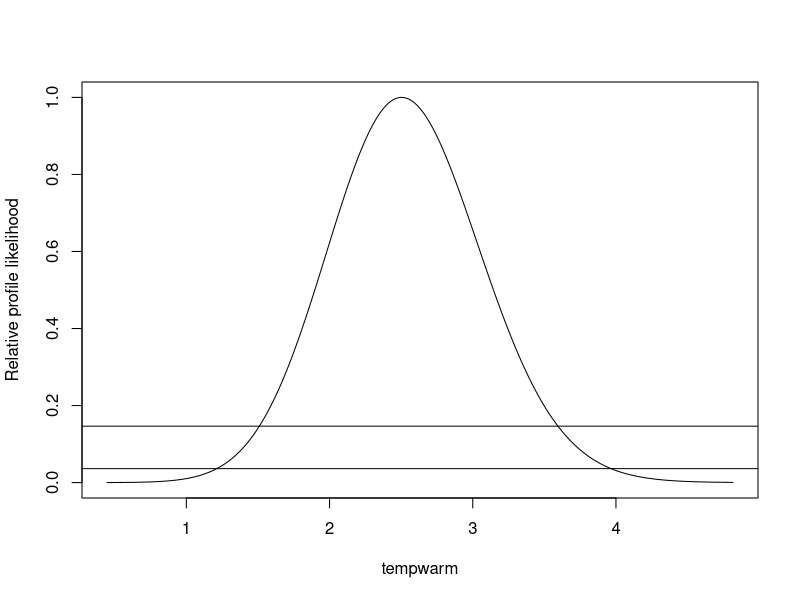
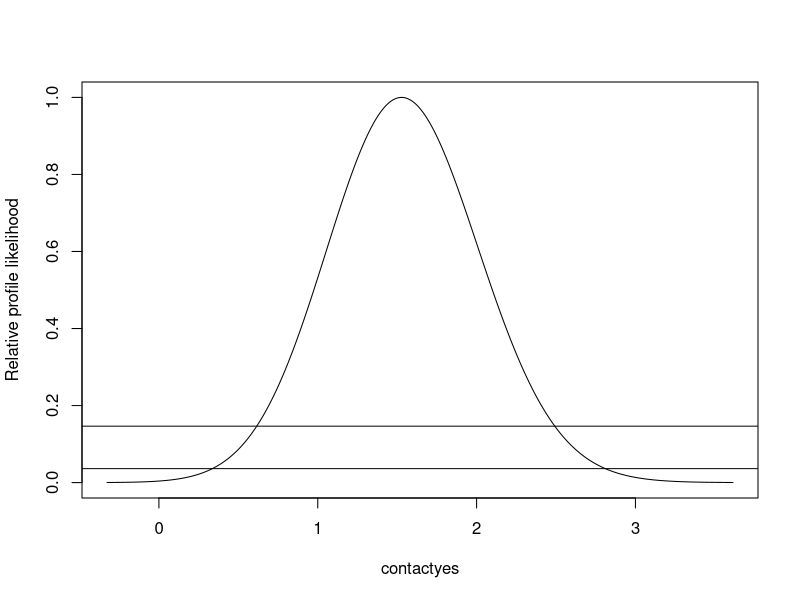
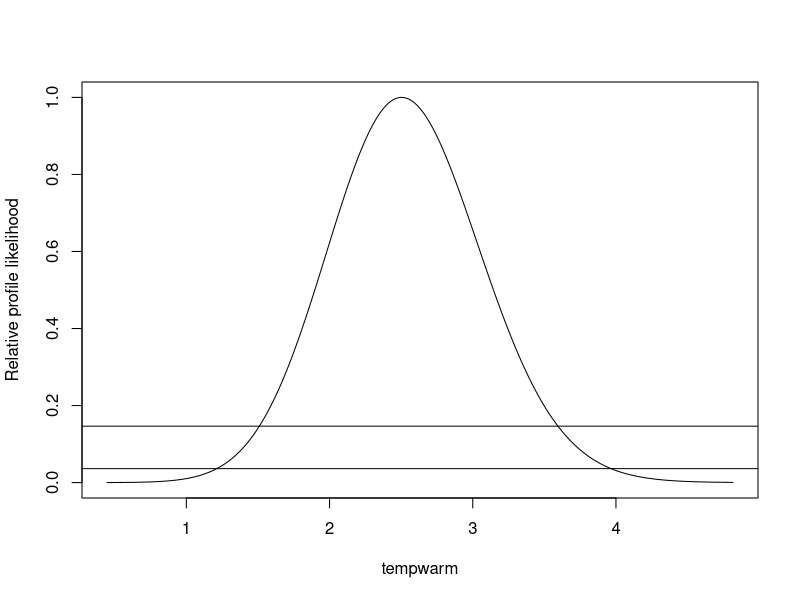
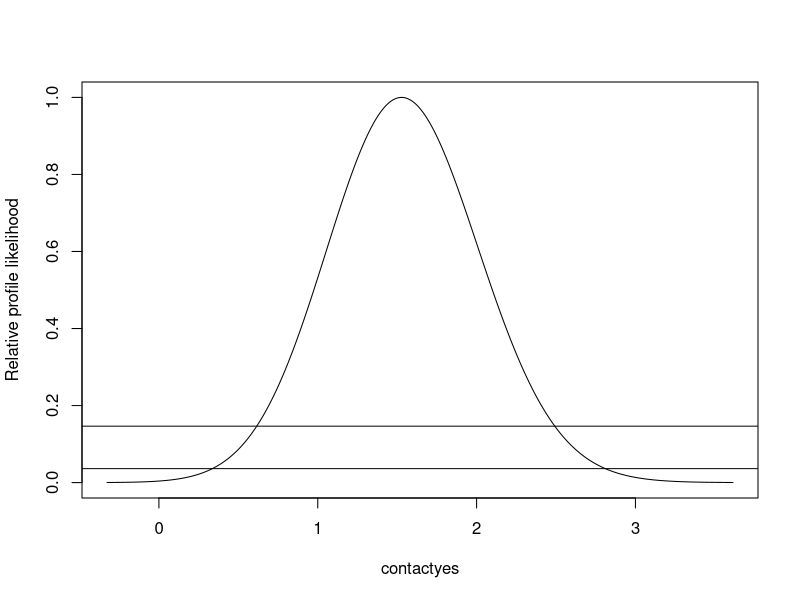
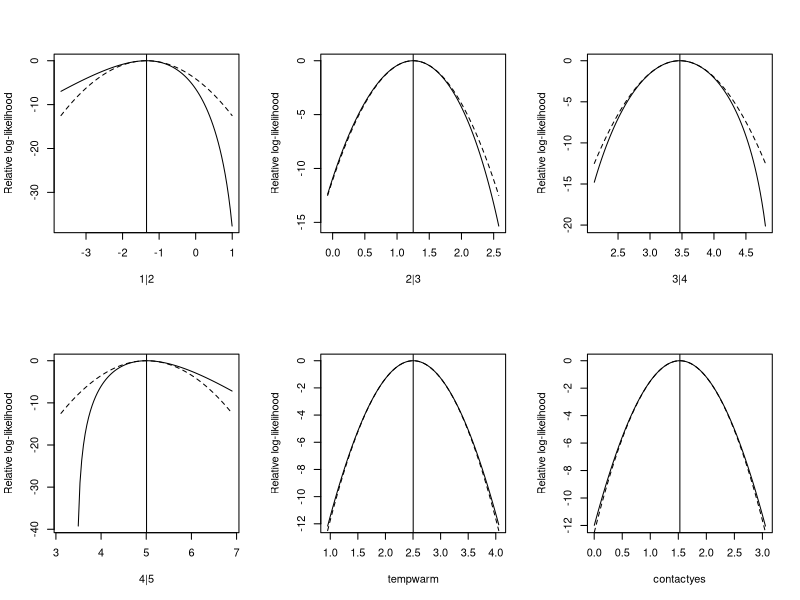
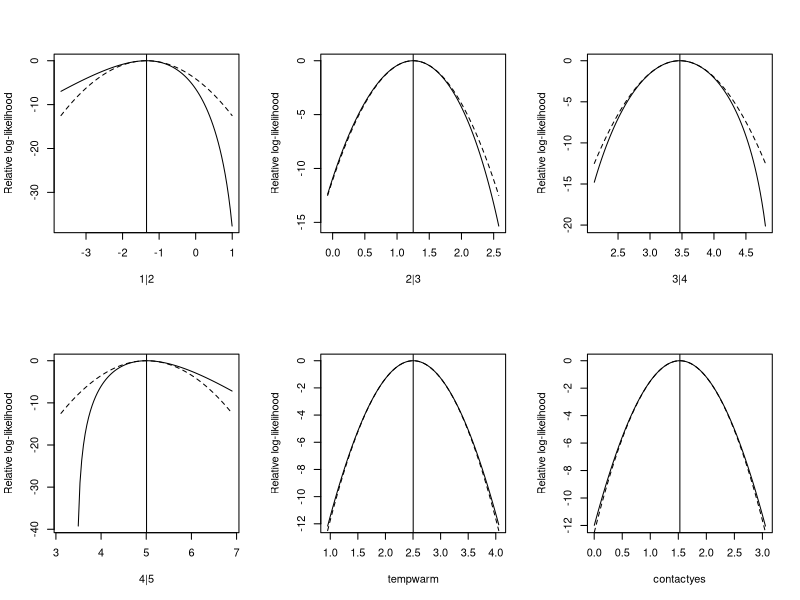
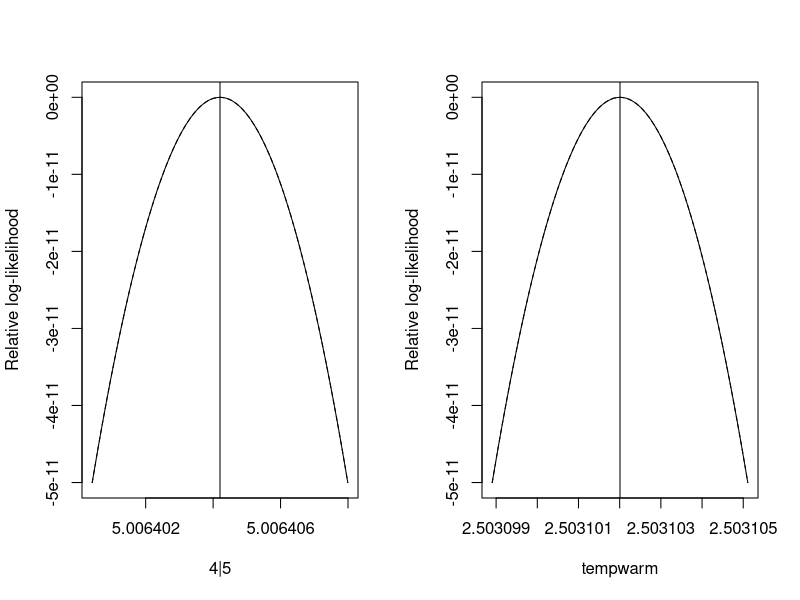
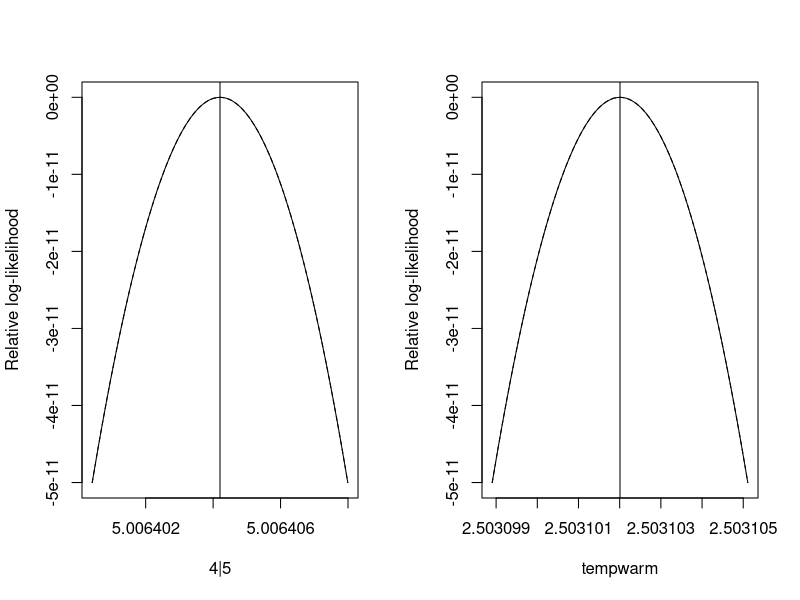

R code for these plots, in order:
### R code from vignette source 'clm_article.Rnw'

###################################################
### code chunk number 1: preliminaries
###################################################
options(prompt = "R> ", continue = "+  ", width = 70, useFancyQuotes = FALSE)
library("ordinal")
library("xtable")


###################################################
### code chunk number 2: clm_article.Rnw:792-794
###################################################
clm_args <- gsub("function ", "clm", deparse(args(clm)))
cat(paste(clm_args[-length(clm_args)], "\n"))


###################################################
### code chunk number 3: clm_article.Rnw:807-809
###################################################
cc_args <- gsub("function ", "clm.control", deparse(args(clm.control)))
cat(paste(cc_args[-length(cc_args)], "\n"))


###################################################
### code chunk number 4: clm_article.Rnw:840-850
###################################################
## data(wine)
tab <- with(wine, table(temp:contact, rating))
mat <- cbind(rep(c("cold", "warm"), each = 2),
             rep(c("no", "yes"), 2),
             tab)
colnames(mat) <- c("Temperature", "Contact",
                   paste("~~", 1:5, sep = ""))
xtab <- xtable(mat)
print(xtab, only.contents=TRUE, include.rownames=FALSE,
      sanitize.text.function = function(x) x)


###################################################
### code chunk number 5: clm_article.Rnw:878-881
###################################################
library("ordinal")
fm1 <- clm(rating ~ temp + contact, data=wine)
summary(fm1)


###################################################
### code chunk number 6: clm_article.Rnw:932-933
###################################################
anova(fm1, type="III")


###################################################
### code chunk number 7: clm_article.Rnw:937-939
###################################################
fm2 <- clm(rating ~ temp, data=wine)
anova(fm2, fm1)


###################################################
### code chunk number 8: clm_article.Rnw:945-946
###################################################
drop1(fm1, test="Chi")


###################################################
### code chunk number 9: clm_article.Rnw:951-953
###################################################
fm0 <- clm(rating ~ 1, data=wine)
add1(fm0, scope = ~ temp + contact, test="Chi")


###################################################
### code chunk number 10: clm_article.Rnw:957-958
###################################################
confint(fm1)


###################################################
### code chunk number 11: clm_article.Rnw:994-996
###################################################
fm.nom <- clm(rating ~ temp, nominal = ~ contact, data=wine)
summary(fm.nom)


###################################################
### code chunk number 12: clm_article.Rnw:1026-1027
###################################################
fm.nom$Theta


###################################################
### code chunk number 13: clm_article.Rnw:1036-1037
###################################################
anova(fm1, fm.nom)


###################################################
### code chunk number 14: clm_article.Rnw:1048-1049
###################################################
fm.nom2 <- clm(rating ~ temp + contact, nominal = ~ contact, data=wine)


###################################################
### code chunk number 15: clm_article.Rnw:1052-1053
###################################################
fm.nom2


###################################################
### code chunk number 16: clm_article.Rnw:1057-1058
###################################################
nominal_test(fm1)


###################################################
### code chunk number 17: clm_article.Rnw:1077-1079
###################################################
fm.sca <- clm(rating ~ temp + contact, scale = ~ temp, data=wine)
summary(fm.sca)


###################################################
### code chunk number 18: clm_article.Rnw:1084-1085
###################################################
scale_test(fm1)


###################################################
### code chunk number 19: clm_article.Rnw:1107-1110
###################################################
fm.equi <- clm(rating ~ temp + contact, data=wine,
               threshold="equidistant")
summary(fm.equi)


###################################################
### code chunk number 20: clm_article.Rnw:1117-1118
###################################################
drop(fm.equi$tJac %*% coef(fm.equi)[c("threshold.1", "spacing")])


###################################################
### code chunk number 21: clm_article.Rnw:1125-1126
###################################################
mean(diff(coef(fm1)[1:4]))


###################################################
### code chunk number 22: clm_article.Rnw:1132-1133
###################################################
anova(fm1, fm.equi)


###################################################
### code chunk number 23: profileLikelihood
###################################################
pr1 <- profile(fm1, alpha=1e-4)
plot(pr1)


###################################################
### code chunk number 24: prof1
###################################################
plot(pr1, which.par=1)


###################################################
### code chunk number 25: prof2
###################################################
plot(pr1, which.par=2)


###################################################
### code chunk number 26: clm_article.Rnw:1204-1207
###################################################
slice.fm1 <- slice(fm1, lambda = 5)
par(mfrow = c(2, 3))
plot(slice.fm1)


###################################################
### code chunk number 27: slice11
###################################################
plot(slice.fm1, parm = 1)


###################################################
### code chunk number 28: slice12
###################################################
plot(slice.fm1, parm = 2)


###################################################
### code chunk number 29: slice13
###################################################
plot(slice.fm1, parm = 3)


###################################################
### code chunk number 30: slice14
###################################################
plot(slice.fm1, parm = 4)


###################################################
### code chunk number 31: slice15
###################################################
plot(slice.fm1, parm = 5)


###################################################
### code chunk number 32: slice16
###################################################
plot(slice.fm1, parm = 6)


###################################################
### code chunk number 33: slice2
###################################################
slice2.fm1 <- slice(fm1, parm = 4:5, lambda = 1e-5)
par(mfrow = c(1, 2))
plot(slice2.fm1)


###################################################
### code chunk number 34: slice24
###################################################
plot(slice2.fm1, parm = 1)


###################################################
### code chunk number 35: slice25
###################################################
plot(slice2.fm1, parm = 2)


###################################################
### code chunk number 36: clm_article.Rnw:1268-1269
###################################################
convergence(fm1)


###################################################
### code chunk number 37: clm_article.Rnw:1295-1296
###################################################
head(pred <- predict(fm1, newdata = subset(wine, select = -rating))$fit)


###################################################
### code chunk number 38: clm_article.Rnw:1300-1302
###################################################
stopifnot(isTRUE(all.equal(fitted(fm1), t(pred)[t(col(pred) == wine$rating)])),
          isTRUE(all.equal(fitted(fm1), predict(fm1, newdata=wine)$fit)))


###################################################
### code chunk number 39: clm_article.Rnw:1305-1309
###################################################
newData <- expand.grid(temp    = levels(wine$temp),
                       contact = levels(wine$contact))
cbind(newData, round(predict(fm1, newdata=newData)$fit, 3),
      "class"=predict(fm1, newdata=newData, type="class")$fit)


###################################################
### code chunk number 40: clm_article.Rnw:1312-1313
###################################################
head(apply(pred, 1, function(x) round(weighted.mean(1:5, x))))


###################################################
### code chunk number 41: clm_article.Rnw:1316-1320
###################################################
p1 <- apply(predict(fm1, newdata = subset(wine, select=-rating))$fit, 1,
            function(x) round(weighted.mean(1:5, x)))
p2 <- as.numeric(as.character(predict(fm1, type="class")$fit))
stopifnot(isTRUE(all.equal(p1, p2, check.attributes = FALSE)))


###################################################
### code chunk number 42: clm_article.Rnw:1325-1327
###################################################
predictions <- predict(fm1, se.fit=TRUE, interval=TRUE)
head(do.call("cbind", predictions))


###################################################
### code chunk number 43: clm_article.Rnw:1361-1368
###################################################
wine <- within(wine, {
  rating_comb3 <- rating
  levels(rating_comb3) <- c("1", "2-4", "2-4", "2-4", "5")
})
ftable(rating_comb3 ~ temp, data=wine)
fm.comb3 <- clm(rating_comb3 ~ temp, data=wine)
summary(fm.comb3)


###################################################
### code chunk number 44: clm_article.Rnw:1373-1375
###################################################
fm.comb3_b <- clm(rating_comb3 ~ 1, data=wine)
anova(fm.comb3, fm.comb3_b)


###################################################
### code chunk number 45: clm_article.Rnw:1380-1382
###################################################
fm.nom2 <- clm(rating ~ contact, nominal = ~ temp, data=wine)
summary(fm.nom2)


###################################################
### code chunk number 46: clm_article.Rnw:1393-1395
###################################################
fm.soup <- clm(SURENESS ~ PRODID * DAY, data=soup)
summary(fm.soup)


###################################################
### code chunk number 47: clm_article.Rnw:1398-1399
###################################################
with(soup, table(DAY, PRODID))


###################################################
### code chunk number 48: clm_article.Rnw:1411-1418
###################################################
wine <- within(wine, {
  rating_comb2 <- rating
  levels(rating_comb2) <- c("1-2", "1-2", "3-5", "3-5", "3-5")
})
ftable(rating_comb2 ~ contact, data=wine)
fm.comb2 <- clm(rating_comb2 ~ contact, scale = ~ contact, data=wine)
summary(fm.comb2)


###################################################
### code chunk number 49: clm_article.Rnw:1421-1434
###################################################
## Example with unidentified parameters with 3 response categories
## not shown in paper:
wine <- within(wine, {
  rating_comb3b <- rating
  levels(rating_comb3b) <- c("1-2", "1-2", "3", "4-5", "4-5")
})
wine$rating_comb3b[1] <- "4-5" # Need to remove the zero here to avoid inf MLE
ftable(rating_comb3b ~ temp + contact, data=wine)

fm.comb3_c <- clm(rating_comb3b ~ contact * temp, scale=~contact * temp,
                  nominal=~contact, data=wine)
summary(fm.comb3_c)
convergence(fm.comb3_c)


###################################################
### code chunk number 50: clm_article.Rnw:1443-1445
###################################################
rho <- update(fm1, doFit=FALSE)
names(rho)


###################################################
### code chunk number 51: clm_article.Rnw:1448-1450
###################################################
rho$clm.nll(rho)
c(rho$clm.grad(rho))


###################################################
### code chunk number 52: clm_article.Rnw:1453-1455
###################################################
rho$clm.nll(rho, par=coef(fm1))
print(c(rho$clm.grad(rho)), digits=3)


###################################################
### code chunk number 53: clm_article.Rnw:1460-1470
###################################################
nll <- function(par, envir) {
  envir$par <- par
  envir$clm.nll(envir)
}
grad <- function(par, envir) {
  envir$par <- par
  envir$clm.nll(envir)
  envir$clm.grad(envir)
}
nlminb(rho$par, nll, grad, upper=c(rep(Inf, 4), 2, 2), envir=rho)$par


###################################################
### code chunk number 54: clm_article.Rnw:1479-1483
###################################################
artery <- data.frame(disease = factor(rep(0:4, 2), ordered = TRUE),
                     smoker  = factor(rep(c("no", "yes"), each=5)),
                     freq    = c(334, 99, 117, 159, 30, 350, 307, 345, 481, 67))
addmargins(xtabs(freq ~ smoker + disease, data = artery), margin = 2)


###################################################
### code chunk number 55: clm_article.Rnw:1487-1489
###################################################
fm <- clm(disease ~ smoker, weights=freq, data=artery)
exp(fm$beta)


###################################################
### code chunk number 56: clm_article.Rnw:1494-1497
###################################################
fm.nom <- clm(disease ~ 1, nominal = ~ smoker, weights=freq, data=artery,
              sign.nominal = "negative")
coef(fm.nom)[5:8]


###################################################
### code chunk number 57: clm_article.Rnw:1500-1501
###################################################
coef(fm.lm <- lm(I(coef(fm.nom)[5:8]) ~ I(0:3)))


###################################################
### code chunk number 58: clm_article.Rnw:1504-1511
###################################################
nll2 <- function(par, envir) {
  envir$par <- c(par[1:4], par[5] + par[6] * (0:3))
  envir$clm.nll(envir)
}
start <- unname(c(coef(fm.nom)[1:4], coef(fm.lm)))
fit <- nlminb(start, nll2, envir=update(fm.nom, doFit=FALSE))
round(fit$par[5:6], 2)


